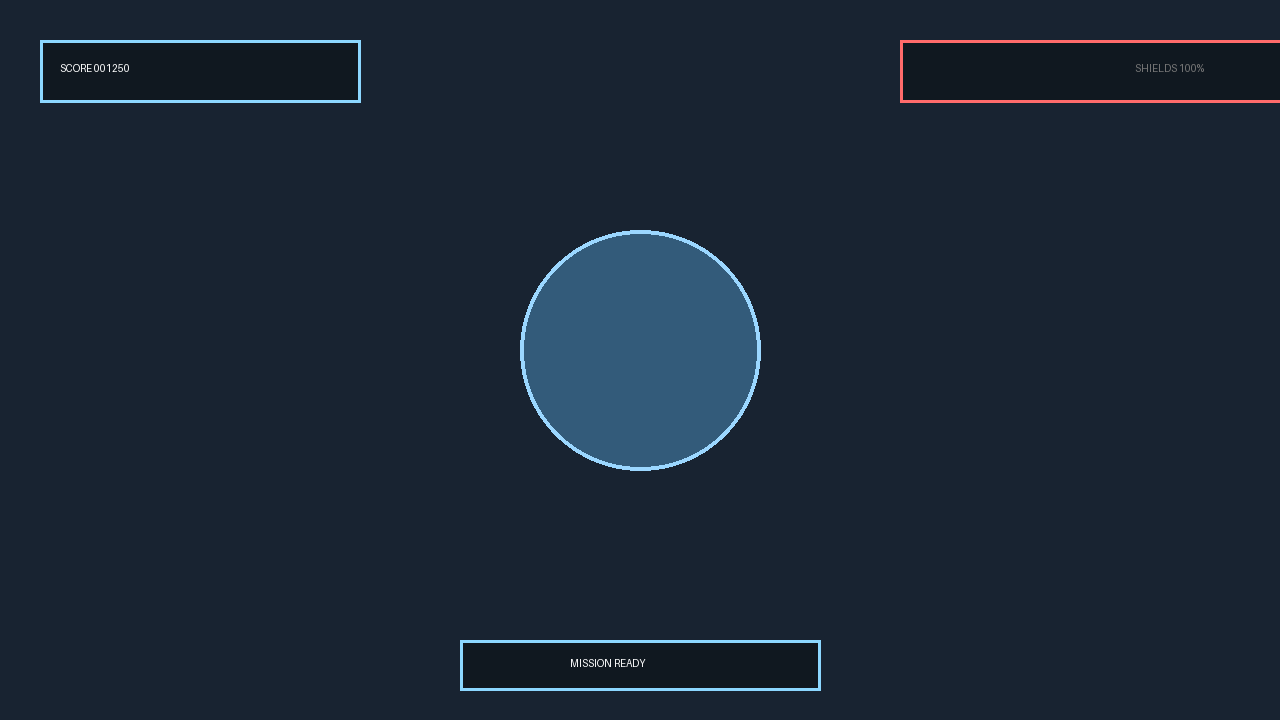
#> input picture examples/game_visual_review/frames/frame_01.png, 1280 x 720 px
$ python -i observation.py   (imports and definitions only)
#> lines starting #> are read from the running program, lines starting #| are printed output that depends on the picture; after the words box and inside, x2 and y2 are one past the last pixel; in counts of white or black regions, pixels touching at a corner belong together
#> further down, picture is the input picture: PIL image 1280x720 RGB; mean R, G, B 26.5, 38.7, 53.3
from __future__ import annotations

import math
from collections import Counter
from pathlib import Path
from typing import Any

from PIL import Image, ImageChops, ImageFilter, ImageStat

from .models import Observation, ObservationDelta, VisualMetrics


def _hex_color(rgb: tuple[int, int, int]) -> str:
    return f"#{rgb[0]:02x}{rgb[1]:02x}{rgb[2]:02x}"


def _pixel_data(image: Image.Image):
    getter = getattr(image, "get_flattened_data", None)
    return getter() if getter else image.getdata()


# [30 lines left out: functions _average_hash, _entropy, _edge_density, _blank_ratio, not called in this run]


def _dominant_colors(image: Image.Image, count: int = 6) -> list[str]:
    thumb = image.convert("RGB").resize((96, 96)).quantize(colors=count).convert("RGB")
    return [_hex_color(color) for color, _ in Counter(_pixel_data(thumb)).most_common(count)]


# [21 lines left out: function _border_warnings, not called in this run]


def _alignment_warnings(image: Image.Image) -> list[str]:
    gray = image.convert("L").resize((min(image.width, 512), min(image.height, 512)))
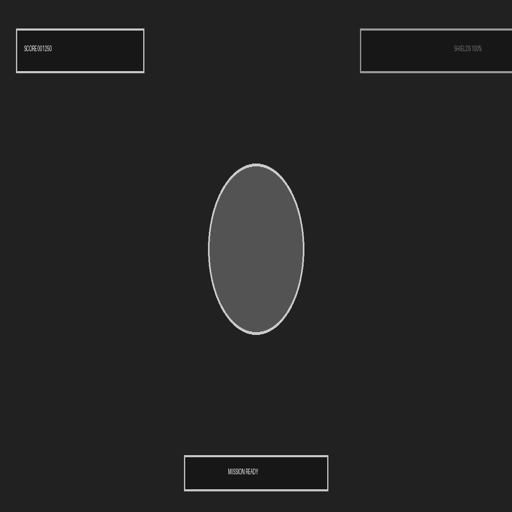
#> gray: PIL image 512x512 L; min 4, max 216, mean 36.5
    edges = gray.filter(ImageFilter.FIND_EDGES)
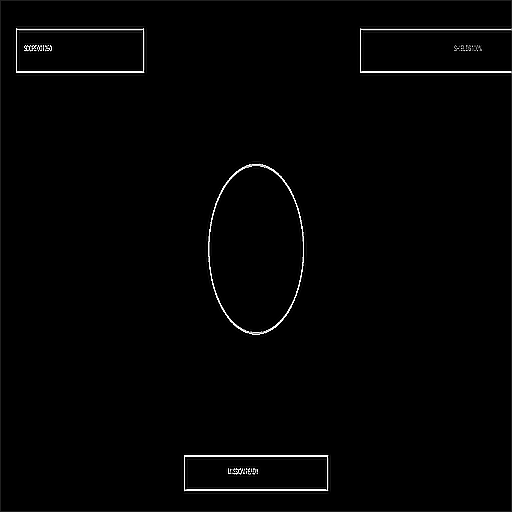
#> edges: PIL image 512x512 L; min 0, max 255, mean 2.9
    threshold = edges.point(lambda value: 255 if value > 48 else 0)
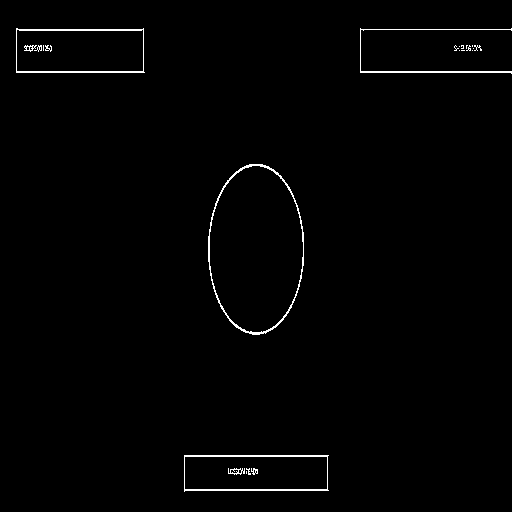
#> threshold: PIL image 512x512 L; 1.1% white in thin lines or dots, all inside (x1, y1, x2, y2) = (16, 28, 512, 492)
    bbox = threshold.getbbox()
#> bbox = (16, 28, 512, 492)
    if not bbox:
        return []
    left, top, right, bottom = bbox
#> left = 16; top = 28; right = 512; bottom = 492
    width, height = gray.size
#> width = 512; height = 512
    margins = (left, width - right, top, height - bottom)
#> margins = (16, 0, 28, 20)
    warnings: list[str] = []
    horizontal_difference = abs(margins[0] - margins[1]) / max(1, width)
#> horizontal_difference = 0.0312
    vertical_difference = abs(margins[2] - margins[3]) / max(1, height)
#> vertical_difference = 0.0156
    if horizontal_difference > 0.18:
        warnings.append("Visible composition is strongly horizontally unbalanced.")
    if vertical_difference > 0.30:
        warnings.append("Visible composition is strongly vertically unbalanced.")
    return warnings


# [95 lines left out: functions _contrast_warnings, analyze_image, compare_observations, dom_visual_heuristics, not called in this run]

>>> from PIL import Image
>>> picture = Image.open('../../examples/game_visual_review/frames/frame_01.png')
>>> result = _alignment_warnings(picture)
#> result = []
